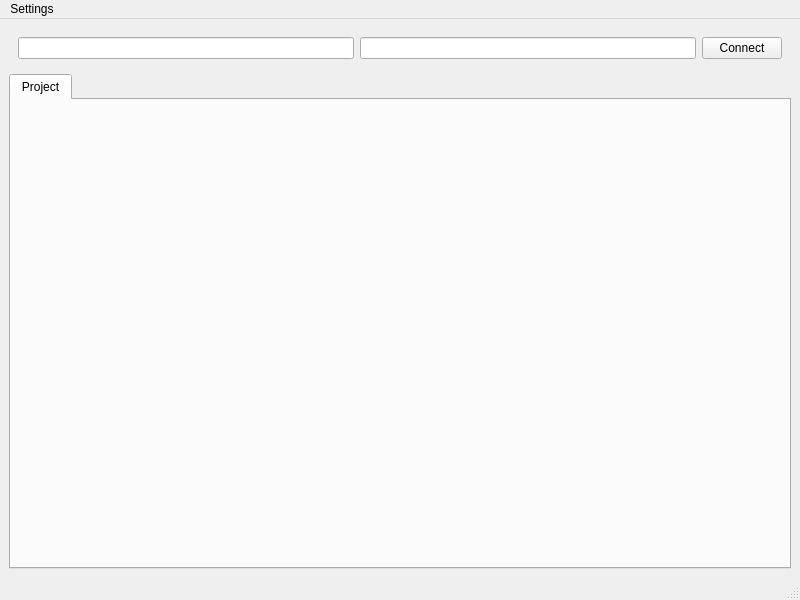
<?xml version="1.0" encoding="UTF-8"?>
<ui version="4.0">
 <class>Project</class>
 <widget class="QMainWindow" name="Project">
  <property name="geometry">
   <rect>
    <x>0</x>
    <y>0</y>
    <width>800</width>
    <height>600</height>
   </rect>
  </property>
  <property name="sizePolicy">
   <sizepolicy hsizetype="Preferred" vsizetype="Minimum">
    <horstretch>0</horstretch>
    <verstretch>0</verstretch>
   </sizepolicy>
  </property>
  <property name="windowTitle">
   <string>Gnocchi</string>
  </property>
  <widget class="QWidget" name="centralwidget">
   <layout class="QVBoxLayout" name="verticalLayout">
    <item>
     <widget class="QWidget" name="widget" native="true">
      <property name="sizePolicy">
       <sizepolicy hsizetype="Preferred" vsizetype="Fixed">
        <horstretch>0</horstretch>
        <verstretch>0</verstretch>
       </sizepolicy>
      </property>
      <layout class="QGridLayout" name="gridLayout">
       <item row="0" column="0">
        <widget class="QLineEdit" name="username_field"/>
       </item>
       <item row="0" column="1">
        <widget class="QLineEdit" name="password_field">
         <property name="echoMode">
          <enum>QLineEdit::Password</enum>
         </property>
        </widget>
       </item>
       <item row="0" column="2">
        <widget class="QPushButton" name="connectBtn">
         <property name="text">
          <string>Connect</string>
         </property>
        </widget>
       </item>
      </layout>
     </widget>
    </item>
    <item>
     <widget class="QTabWidget" name="tabWidget">
      <property name="tabShape">
       <enum>QTabWidget::Rounded</enum>
      </property>
      <property name="currentIndex">
       <number>0</number>
      </property>
      <widget class="QWidget" name="projectsTab">
       <attribute name="title">
        <string>Project</string>
       </attribute>
       <zorder>widget</zorder>
      </widget>
     </widget>
    </item>
   </layout>
  </widget>
  <widget class="QMenuBar" name="menubar">
   <property name="geometry">
    <rect>
     <x>0</x>
     <y>0</y>
     <width>800</width>
     <height>31</height>
    </rect>
   </property>
   <widget class="QMenu" name="menuSettings">
    <property name="title">
     <string>Settings</string>
    </property>
    <addaction name="actionExit"/>
   </widget>
   <addaction name="menuSettings"/>
  </widget>
  <widget class="QStatusBar" name="statusbar"/>
  <action name="actionExit">
   <property name="text">
    <string>Exit</string>
   </property>
  </action>
 </widget>
 <resources/>
 <connections/>
</ui>
